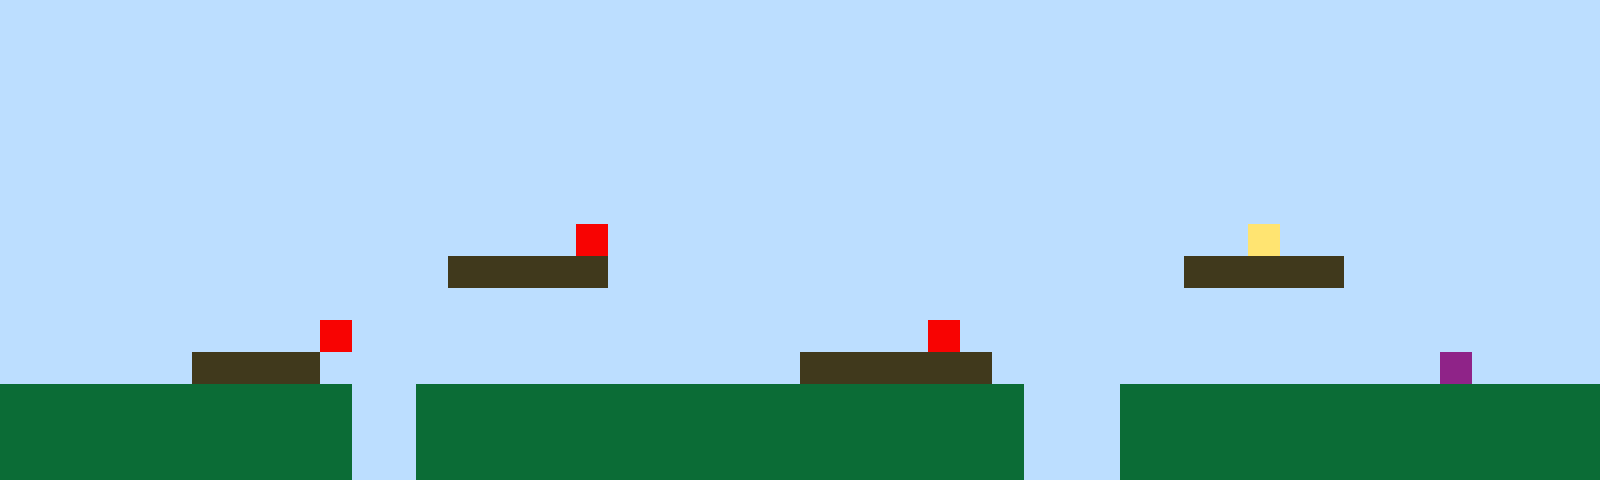

Tiled map render using the project's own tile images. Description and the whole map definition, tile-layer contents included, below:
An orthogonal 50x15 tile map with 32x32 px tiles, 1 tile layer (Tile Layer 1).

<map version="1.10" tiledversion="1.11.2" orientation="orthogonal" renderorder="right-up" width="50" height="15" tilewidth="32" tileheight="32" infinite="0" nextlayerid="2" nextobjectid="1"><editorsettings><export target="map1.csv" format="csv" /></editorsettings><tileset firstgid="1" name="sprites" tilewidth="32" tileheight="32" tilecount="6" columns="3"><image source="sprites.png" width="96" height="64" /></tileset><layer id="1" name="Tile Layer 1" width="50" height="15"><data encoding="csv">1,1,1,1,1,1,1,1,1,1,1,1,1,1,1,1,1,1,1,1,1,1,1,1,1,1,1,1,1,1,1,1,1,1,1,1,1,1,1,1,1,1,1,1,1,1,1,1,1,1,1,1,1,1,1,1,1,1,1,1,1,1,1,1,1,1,1,1,1,1,1,1,1,1,1,1,1,1,1,1,1,1,1,1,1,1,1,1,1,1,1,1,1,1,1,1,1,1,1,1,1,1,1,1,1,1,1,1,1,1,1,1,1,1,1,1,1,1,1,1,1,1,1,1,1,1,1,1,1,1,1,1,1,1,1,1,1,1,1,1,1,1,1,1,1,1,1,1,1,1,1,1,1,1,1,1,1,1,1,1,1,1,1,1,1,1,1,1,1,1,1,1,1,1,1,1,1,1,1,1,1,1,1,1,1,1,1,1,1,1,1,1,1,1,1,1,1,1,1,1,1,1,1,1,1,1,1,1,1,1,1,1,1,1,1,1,1,1,1,1,1,1,1,1,1,1,1,1,1,1,1,1,1,1,1,1,1,1,1,1,1,1,1,1,1,1,1,1,1,1,1,1,1,1,1,1,1,1,1,1,1,1,1,1,1,1,1,1,1,1,1,1,1,1,1,1,1,1,1,1,1,1,1,1,1,1,1,1,1,1,1,1,1,1,1,1,1,1,1,1,1,1,1,1,1,1,1,1,1,1,1,1,1,1,1,1,1,1,1,1,1,1,1,1,1,1,1,1,1,1,1,1,1,1,1,1,1,1,1,1,1,1,1,1,1,1,1,1,1,1,1,1,1,1,1,1,1,1,1,1,1,1,1,1,1,1,1,1,5,1,1,1,1,1,1,1,1,1,1,1,1,1,1,1,1,1,1,1,1,4,1,1,1,1,1,1,1,1,1,1,1,1,1,1,1,1,1,1,1,1,1,1,1,1,3,3,3,3,3,1,1,1,1,1,1,1,1,1,1,1,1,1,1,1,1,1,1,3,3,3,3,3,1,1,1,1,1,1,1,1,1,1,1,1,1,1,1,1,1,1,1,1,1,1,1,1,1,1,1,1,1,1,1,1,1,1,1,1,1,1,1,1,1,1,1,1,1,1,1,1,1,1,1,1,1,1,1,1,1,1,1,1,1,1,1,1,1,1,1,1,5,1,1,1,1,1,1,1,1,1,1,1,1,1,1,1,1,1,1,5,1,1,1,1,1,1,1,1,1,1,1,1,1,1,1,1,1,1,1,1,1,1,1,1,1,1,3,3,3,3,1,1,1,1,1,1,1,1,1,1,1,1,1,1,1,3,3,3,3,3,3,1,1,1,1,1,1,1,1,1,1,1,1,1,1,6,1,1,1,1,2,2,2,2,2,2,2,2,2,2,2,1,1,2,2,2,2,2,2,2,2,2,2,2,2,2,2,2,2,2,2,2,1,1,1,2,2,2,2,2,2,2,2,2,2,2,2,2,2,2,2,2,2,2,2,2,2,2,2,2,2,1,1,2,2,2,2,2,2,2,2,2,2,2,2,2,2,2,2,2,2,2,1,1,1,2,2,2,2,2,2,2,2,2,2,2,2,2,2,2,2,2,2,2,2,2,2,2,2,2,2,1,1,2,2,2,2,2,2,2,2,2,2,2,2,2,2,2,2,2,2,2,1,1,1,2,2,2,2,2,2,2,2,2,2,2,2,2,2,2</data></layer></map>
